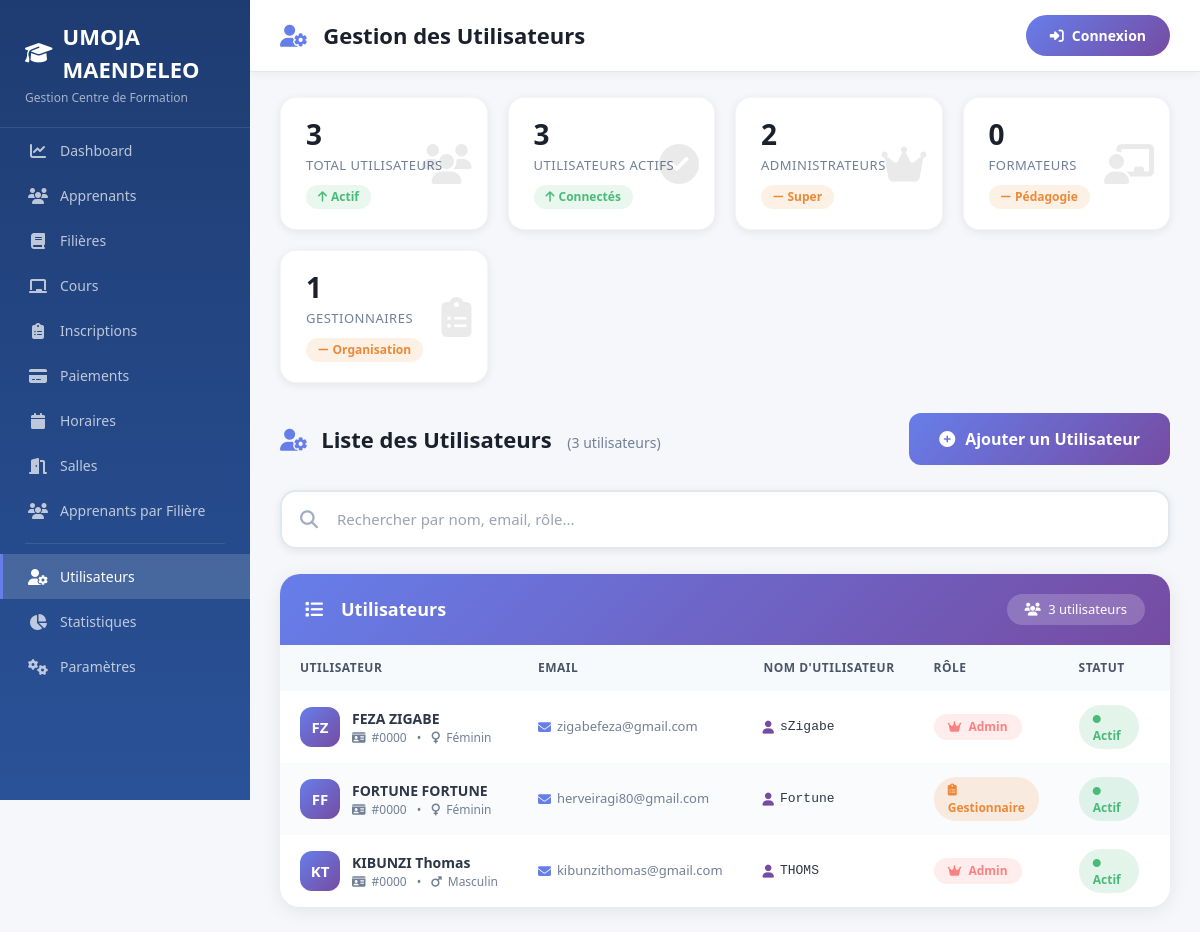
The page /pages/users.php on the database its author committed.
### tables this page shows
CREATE TABLE `utilisateur` (
  `id_utilisateur` int(11) NOT NULL,
  `nom` varchar(100) NOT NULL,
  `prenom` varchar(100) NOT NULL,
  `sexe` varchar(10) DEFAULT NULL,
  `telephone` varchar(20) DEFAULT NULL,
  `email` varchar(150) NOT NULL,
  `nom_utilisateur` varchar(50) NOT NULL,
  `mot_de_passe` varchar(255) NOT NULL,
  `role` varchar(50) NOT NULL,
  `statut` varchar(20) DEFAULT 'Actif',
  `date_creation` datetime DEFAULT current_timestamp()
);

### classes/Utilisateur.php (called while the page is built, shortened)
<?php
class Utilisateur {
    private $conn;
    private $table = 'utilisateur';
    public function __construct($db) {
        $this->conn = $db;
    }
    public function getAll() {
        $query = "SELECT * FROM " . $this->table . " ORDER BY date_creation DESC";
        $stmt = $this->conn->prepare($query);
        $stmt->execute();
        return $stmt->fetchAll(PDO::FETCH_ASSOC);
    }
    public function countAll() {
        $query = "SELECT COUNT(*) as total FROM " . $this->table;
        $stmt = $this->conn->prepare($query);
        $stmt->execute();
        $result = $stmt->fetch(PDO::FETCH_ASSOC);
        return $result['total'];
    }
    public function countByRole($role) {
        $query = "SELECT COUNT(*) as total FROM " . $this->table . " WHERE role = :role";
        $stmt = $this->conn->prepare($query);
        $stmt->bindParam(':role', $role);
        $stmt->execute();
        $result = $stmt->fetch(PDO::FETCH_ASSOC);
        return $result['total'];
    }
    public function countActive() {
        $query = "SELECT COUNT(*) as total FROM " . $this->table . " WHERE statut = 'Actif'";
        $stmt = $this->conn->prepare($query);
        $stmt->execute();
        $result = $stmt->fetch(PDO::FETCH_ASSOC);
        return $result['total'];
    }
}
?>

### pages/users.php (the view, shortened to what this page needs)
<?php
require_once __DIR__ . '/../classes/Utilisateur.php';
$db = new Database();
$conn = $db->getConnection();
$utilisateur = new Utilisateur($conn);
$users = $utilisateur->getAll();
$total_users = $utilisateur->countAll();
$active_users = $utilisateur->countActive();
$admins = $utilisateur->countByRole('Admin');
$formateurs = $utilisateur->countByRole('Formateur');
$gestionnaires = $utilisateur->countByRole('Gestionnaire');
include __DIR__ . '/../includes/header.php';
?>
<div class="page-wrapper">
    <div class="content-wrapper">
        <div class="stats-grid">
            <div class="stat-card">
                <i class="fas fa-users stat-icon"></i>
                <div class="stat-number"><?php echo $total_users; ?></div>
                <div class="stat-label">Total Utilisateurs</div>
                <span class="stat-change up"><i class="fas fa-arrow-up"></i> Actif</span>
            </div>
            <div class="stat-card">
                <i class="fas fa-check-circle stat-icon"></i>
                <div class="stat-number"><?php echo $active_users; ?></div>
                <div class="stat-label">Utilisateurs Actifs</div>
                <span class="stat-change up"><i class="fas fa-arrow-up"></i> Connectés</span>
            </div>
            <div class="stat-card">
                <i class="fas fa-crown stat-icon"></i>
                <div class="stat-number"><?php echo $admins; ?></div>
                <div class="stat-label">Administrateurs</div>
                <span class="stat-change neutral"><i class="fas fa-minus"></i> Super</span>
            </div>
            <div class="stat-card">
                <i class="fas fa-chalkboard-user stat-icon"></i>
                <div class="stat-number"><?php echo $formateurs; ?></div>
                <div class="stat-label">Formateurs</div>
                <span class="stat-change neutral"><i class="fas fa-minus"></i> Pédagogie</span>
            </div>
            <div class="stat-card">
                <i class="fas fa-clipboard-list stat-icon"></i>
                <div class="stat-number"><?php echo $gestionnaires; ?></div>
                <div class="stat-label">Gestionnaires</div>
                <span class="stat-change neutral"><i class="fas fa-minus"></i> Organisation</span>
            </div>
        </div>
        <div style="display: flex; justify-content: space-between; align-items: center; margin-bottom: 25px; flex-wrap: wrap; gap: 15px;">
            <h2 style="font-size: 22px; font-weight: 700; color: #1a202c; margin: 0;">
                <i class="fas fa-user-cog me-2" style="color: #667eea;"></i>
                Liste des Utilisateurs
                <span style="font-size: 14px; font-weight: 400; color: #718096; margin-left: 10px;">
                    (<?php echo $total_users; ?> utilisateurs)
                </span>
            </h2>
            <button onclick="openAddModal()" class="btn-add-top">
                <i class="fas fa-plus-circle"></i>
                Ajouter un Utilisateur
            </button>
        </div>
        <div class="search-wrapper">
            <i class="fas fa-search search-icon"></i>
            <input type="text" id="searchInput" placeholder="Rechercher par nom, email, rôle..." onkeyup="filterTable()">
        </div>
        <div class="table-container">
            <div class="table-header">
                <h3>
                    <i class="fas fa-list me-2"></i>
                    Utilisateurs
                </h3>
                <span class="badge-count">
                    <i class="fas fa-users me-1"></i>
                    <?php echo $total_users; ?> utilisateurs
                </span>
            </div>
            <div class="table-responsive">
                <table id="userTable">
                    <thead>
                        <tr>
                            <th style="min-width: 180px;">Utilisateur</th>
                            <th style="min-width: 180px;">Email</th>
                            <th style="min-width: 130px;">Nom d'utilisateur</th>
                            <th style="min-width: 120px;">Rôle</th>
                            <th style="min-width: 100px;">Statut</th>
                            <th style="min-width: 120px;">Date Création</th>
                        </tr>
                    </thead>
                    <tbody id="tableBody">
                        <?php if (empty($users)): ?>
                            <tr>
                                <td colspan="7">
                                    <div class="empty-state">
                                        <i class="fas fa-users-slash"></i>
                                        <h3>Aucun utilisateur</h3>
                                        <p>Commencez par ajouter votre premier utilisateur</p>
                                    </div>
                                </td>
                            </tr>
                        <?php else: ?>
                            <?php foreach ($users as $index => $user): ?>
                            <tr style="animation-delay: <?php echo $index * 0.04; ?>s">
                                <td>
                                    <div class="user-info">
                                        <div class="user-avatar">
                                            <?php echo strtoupper(substr($user['prenom'] ?? 'U', 0, 1) . substr($user['nom'] ?? '', 0, 1)); ?>
                                        </div>
                                        <div>
                                            <div class="user-name"><?php echo htmlspecialchars($user['prenom'] . ' ' . $user['nom']); ?></div>
                                            <div class="user-detail">
                                                <i class="fas fa-id-card"></i>
                                                #<?php echo str_pad($user['id_utilisateur'], 4, '0', STR_PAD_LEFT); ?>
                                                <?php if (!empty($user['sexe'])): ?>
                                                    <span style="margin: 0 4px;">•</span>
                                                    <i class="fas fa-<?php echo $user['sexe'] === 'Masculin' ? 'mars' : 'venus'; ?>"></i>
                                                    <?php echo htmlspecialchars($user['sexe']); ?>
                                                <?php endif; ?>
                                            </div>
                                        </div>
                                    </div>
                                </td>
                                <td>
                                    <div style="display: flex; align-items: center; gap: 6px; color: #718096; font-size: 13px;">
                                        <i class="fas fa-envelope" style="color: #667eea;"></i>
                                        <?php echo htmlspecialchars($user['email']); ?>
                                    </div>
                                </td>
                                <td>
                                    <div style="display: flex; align-items: center; gap: 6px; font-family: monospace; font-size: 13px; color: #2d3748;">
                                        <i class="fas fa-user" style="color: #764ba2;"></i>
                                        <?php echo htmlspecialchars($user['nom_utilisateur']); ?>
                                    </div>
                                </td>
                                <td>
                                    <?php
                                    $role_class = match($user['role']) {
                                        'Admin' => 'admin',
                                        'Formateur' => 'formateur',
                                        'Gestionnaire' => 'gestionnaire',
                                        default => 'admin'
                                    };
                                    $role_icon = match($user['role']) {
                                        'Admin' => 'fa-crown',
                                        'Formateur' => 'fa-chalkboard-user',
                                        'Gestionnaire' => 'fa-clipboard-list',
                                        default => 'fa-user'
                                    };
                                    ?>
                                    <span class="role-badge <?php echo $role_class; ?>">
                                        <i class="fas <?php echo $role_icon; ?> me-1"></i>
                                        <?php echo htmlspecialchars($user['role']); ?>
                                    </span>
                                </td>
                                <td>
                                    <span class="status-badge <?php echo strtolower($user['statut'] ?? 'actif'); ?>">
                                        <i class="fas fa-<?php echo ($user['statut'] ?? 'Actif') === 'Actif' ? 'circle' : 'times-circle'; ?> me-1" style="font-size: 8px;"></i>
                                        <?php echo htmlspecialchars($user['statut'] ?? 'Actif'); ?>
                                    </span>
                                </td>
                                <td>
                                </td>
                            </tr>
                            <?php endforeach; ?>
                        <?php endif; ?>
                    </tbody>
                </table>
            </div>
        </div>
    </div>
</div>
<?php include __DIR__ . '/../includes/footer.php'; ?>

### includes/header.php (style rules this page uses)
* { margin: 0; padding: 0; box-sizing: border-box; }
body { font-family: 'Segoe UI', Tahoma, Geneva, Verdana, sans-serif; background: #f5f7fa; min-height: 100vh; }

### pages/users.php (style rules this page uses)
.stats-grid { display: grid; grid-template-columns: repeat(auto-fit, minmax(200px, 1fr)); gap: 20px; margin-bottom: 30px; }
.stat-card { background: white; border-radius: 16px; padding: 20px 25px; box-shadow: 0 2px 10px rgba(0,0,0,0.08); transition: all 0.3s ease; border: 1px solid rgba(0,0,0,0.04); position: relative; overflow: hidden; }
.stat-card .stat-icon { position: absolute; right: 15px; top: 50%; transform: translateY(-50%); font-size: 40px; opacity: 0.08; transition: all 0.3s ease; }
.stat-card .stat-number { font-size: 28px; font-weight: 700; color: #1a202c; line-height: 1.2; }
.stat-card .stat-label { font-size: 13px; color: #718096; font-weight: 500; text-transform: uppercase; letter-spacing: 0.5px; margin-top: 4px; }
.stat-card .stat-change { display: inline-flex; align-items: center; gap: 4px; font-size: 12px; padding: 3px 12px; border-radius: 20px; margin-top: 10px; font-weight: 600; }
.stat-change.up { background: rgba(72, 187, 120, 0.12); color: #48bb78; }
.stat-change.neutral { background: rgba(237, 137, 54, 0.12); color: #ed8936; }
.search-wrapper { position: relative; margin-bottom: 25px; }
.search-wrapper input { width: 100%; padding: 16px 20px 16px 55px; border: 2px solid #e2e8f0; border-radius: 16px; font-size: 15px; transition: all 0.3s ease; background: white; box-shadow: 0 2px 8px rgba(0,0,0,0.08); }
.search-wrapper .search-icon { position: absolute; left: 20px; top: 50%; transform: translateY(-50%); color: #a0aec0; font-size: 18px; transition: all 0.3s ease; }
.table-container { background: white; border-radius: 20px; overflow: hidden; box-shadow: 0 4px 20px rgba(0,0,0,0.08); }
.table-header { padding: 20px 25px; background: linear-gradient(135deg, #667eea 0%, #764ba2 100%); display: flex; justify-content: space-between; align-items: center; flex-wrap: wrap; gap: 10px; }
.table-header h3 { color: white; margin: 0; font-size: 18px; font-weight: 600; display: flex; align-items: center; gap: 10px; }
.table-header .badge-count { background: rgba(255,255,255,0.2); backdrop-filter: blur(10px); color: white; padding: 6px 18px; border-radius: 50px; font-size: 13px; font-weight: 500; }
.table-responsive { overflow-x: auto; padding: 0; }
table { width: 100%; border-collapse: separate; border-spacing: 0; }
thead { background: #f7fafc; border-bottom: 2px solid #e2e8f0; }
thead th { padding: 14px 20px; text-align: left; font-size: 12px; font-weight: 700; text-transform: uppercase; letter-spacing: 0.5px; color: #4a5568; position: sticky; top: 0; background: #f7fafc; z-index: 10; white-space: nowrap; }
tbody tr { transition: all 0.3s ease; border-bottom: 1px solid #edf2f7; animation: fadeInUp 0.5s ease-out; animation-fill-mode: both; }
tbody tr:nth-child(even) { background: #fafbfc; }
tbody td { padding: 14px 20px; color: #2d3748; font-size: 14px; vertical-align: middle; }
.user-avatar { width: 40px; height: 40px; border-radius: 12px; background: linear-gradient(135deg, #667eea 0%, #764ba2 100%); display: inline-flex; align-items: center; justify-content: center; color: white; font-weight: 700; font-size: 15px; margin-right: 12px; flex-shrink: 0; }
.user-info { display: flex; align-items: center; }
.user-name { font-weight: 600; color: #2d3748; }
.user-detail { font-size: 12px; color: #718096; display: flex; align-items: center; gap: 6px; }
.role-badge { display: inline-block; padding: 4px 14px; border-radius: 50px; font-size: 12px; font-weight: 600; }
.role-badge.admin { background: rgba(252, 129, 129, 0.15); color: #fc8181; }
.role-badge.gestionnaire { background: rgba(237, 137, 54, 0.15); color: #ed8936; }
.status-badge { display: inline-block; padding: 4px 14px; border-radius: 50px; font-size: 12px; font-weight: 600; }
.status-badge.actif { background: rgba(72, 187, 120, 0.15); color: #48bb78; }
.btn-add-top { background: linear-gradient(135deg, #667eea 0%, #764ba2 100%); color: white; padding: 14px 30px; border: none; border-radius: 12px; font-weight: 600; font-size: 16px; cursor: pointer; transition: all 0.3s ease; display: inline-flex; align-items: center; gap: 10px; text-decoration: none; }

### rows shown on the page
utilisateur: prenom+nom "FZ", prenom+nom "FEZA ZIGABE", id_utilisateur "0000", sexe "Féminin", email "zigabefeza@gmail.com", nom_utilisateur "sZigabe", role "Admin", statut "Actif"
utilisateur: prenom+nom "FF", prenom+nom "FORTUNE FORTUNE", id_utilisateur "0000", sexe "Féminin", email "herveiragi80@gmail.com", nom_utilisateur "Fortune", role "Gestionnaire", statut "Actif"
utilisateur: prenom+nom "KT", prenom+nom "KIBUNZI Thomas", id_utilisateur "0000", sexe "Masculin", email "kibunzithomas@gmail.com", nom_utilisateur "THOMS", role "Admin", statut "Actif"

### other values the page prints
$page_title "Gestion des Utilisateurs"
$total_users "3"
$active_users "3"
$admins "2"
$formateurs "0"
$gestionnaires "1"
